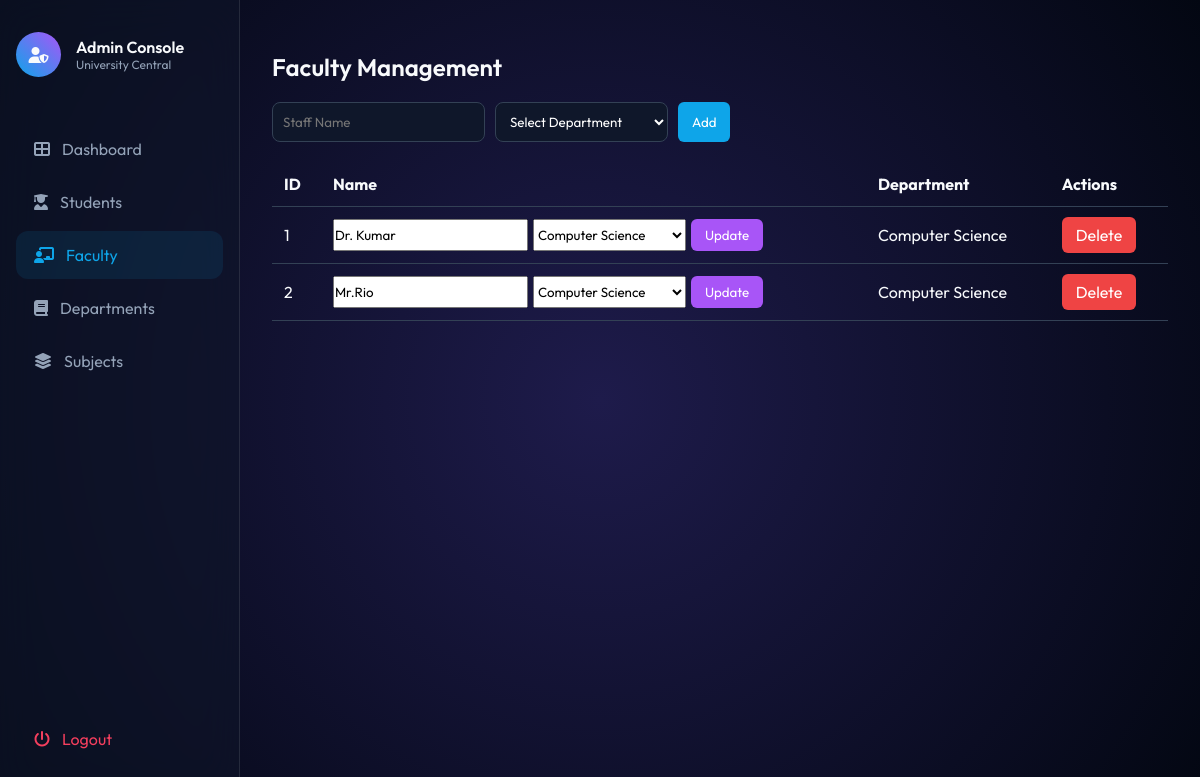
The page /homepage?page=staff (signed in) on the database as committed earlier.
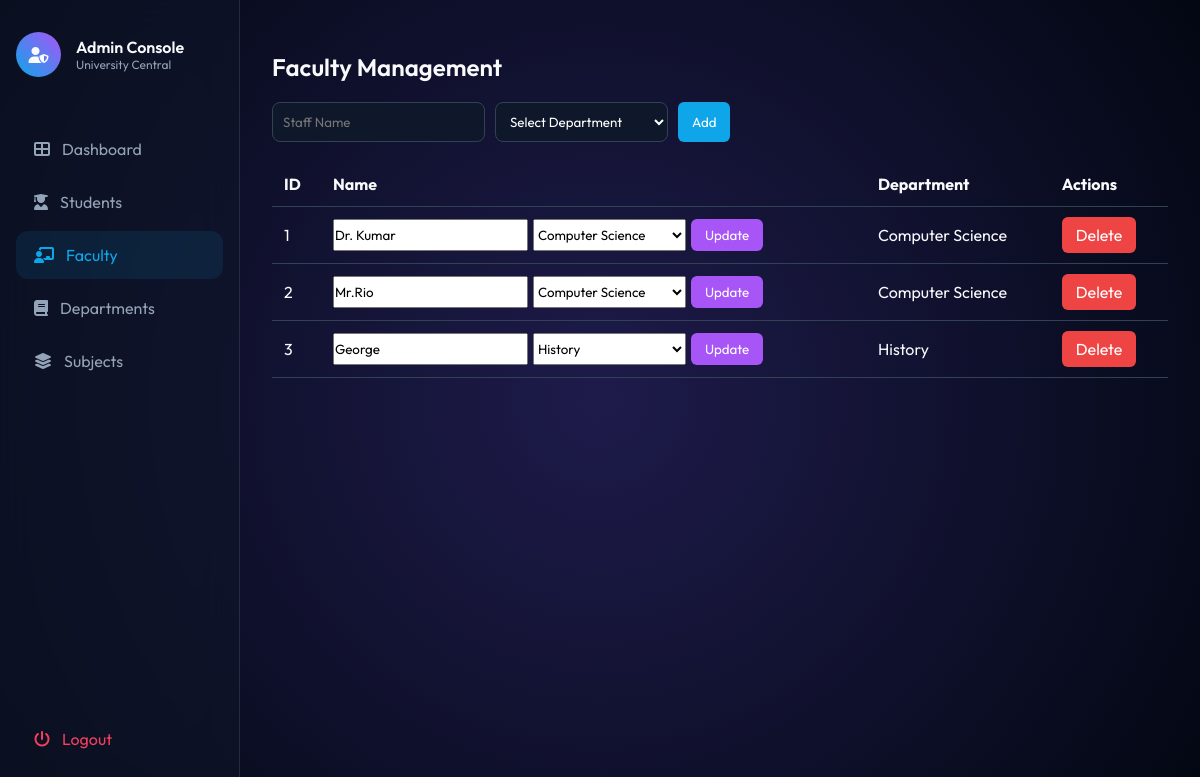
The same page on the database as committed later.
### app.py (models this page shows)
class Staff(db.Model):
    staff_id = db.Column(db.Integer, primary_key=True)
    name = db.Column(db.String(100))
    dept_id = db.Column(db.Integer, db.ForeignKey('department.dept_id'))
    subjects = db.relationship("Subject", backref="staff", lazy=True)

class Department(db.Model):
    dept_id = db.Column(db.Integer, primary_key=True)
    dept_name = db.Column(db.String(100), nullable=False)
    students = db.relationship("Student", backref="department", lazy=True)
    staffs = db.relationship("Staff", backref="department", lazy=True)
    subjects = db.relationship("Subject", backref="department", lazy=True)

### app.py (the view)
@app.route("/homepage")
def homepage():
    if not session.get("admin"):
        return redirect("/")
    page = request.args.get("page", "dashboard")
    departments = Department.query.all()
    students = Student.query.all()
    staffs = Staff.query.all()
    subjects = Subject.query.all()
    student_count = Student.query.count()
    staff_count = Staff.query.count()
    dept_count = Department.query.count()
    subject_count = Subject.query.count()
    return render_template(
        "index.html",
        page=page,
        departments=departments,
        students=students,
        staffs=staffs,
        subjects=subjects,
        student_count=student_count,
        staff_count=staff_count,
        dept_count=dept_count,
        subject_count=subject_count
    )

### templates/index.html (shortened to what this page needs)
<!DOCTYPE html>
<html lang="en">
<head>
    <link rel="stylesheet" href="https://cdnjs.cloudflare.com/ajax/libs/font-awesome/6.5.0/css/all.min.css">
    <link rel="stylesheet" href="{{ url_for('static', filename='index.css') }}">
</head>
<body>
    <aside>
        <div class="user-header">
            <div class="user-avatar"><i class="fas fa-user-shield"></i></div>
            <div>
                <p style="font-weight:600;">Admin Console</p>
                <p style="font-size:12px;color:#94a3b8;">University Central</p>
            </div>
        </div>
        <nav>
            <a href="/homepage" class="nav-link {% if page == 'dashboard' %}active{% endif %}">
                <i class="fas fa-th-large"></i> Dashboard
            </a>
            <a href="/homepage?page=student" class="nav-link {% if page == 'student' %}active{% endif %}">
                <i class="fas fa-user-graduate"></i> Students
            </a>
            <a href="/homepage?page=staff" class="nav-link {% if page == 'staff' %}active{% endif %}">
                <i class="fas fa-chalkboard-teacher"></i> Faculty
            </a>
            <a href="/homepage?page=department" class="nav-link {% if page == 'department' %}active{% endif %}">
                <i class="fas fa-book"></i> Departments
            </a>
            <a href="/homepage?page=subject" class="nav-link {% if page == 'subject' %}active{% endif %}">
                <i class="fas fa-layer-group"></i> Subjects
            </a>
        </nav><a href="/logout" class="nav-link logout"><i class="fas fa-power-off"></i> Logout</a>
    </aside>
    <main>
        <div class="content">
            {% if page == "staff" %}
            <div class="crud-container">
                <h2 class="section-title">Faculty Management</h2>
                <form action="/staff/add" method="POST" class="crud-form">
                    <input type="text" name="name" placeholder="Staff Name" required>
                    <select name="dept_id" required>
                        <option value="">Select Department</option>
                    </select>
                    <button class="btn btn-add">Add</button>
                </form>
                <table class="crud-table">
                    <tr>
                        <th>ID</th>
                        <th>Name</th>
                        <th>Department</th>
                        <th>Actions</th>
                    </tr>
                    {% for st in staffs %}
                    <tr>
                        <td>{{ st.staff_id }}</td>
                        <td>
                            <form action="/staff/edit/{{ st.staff_id }}" method="POST" class="inline-form">
                                <input type="text" name="name" value="{{ st.name }}" required>
                                <select name="dept_id">
                                    {% for dept in departments %}
                                    <option value="{{ dept.dept_id }}" {% if dept.dept_id==st.dept_id %}selected{% endif
                                        %}>
                                        {{ dept.dept_name }}
                                    </option>
                                    {% endfor %}
                                </select>
                                <button class="btn btn-edit">Update</button>
                            </form>
                        </td>
                        <td>{{ st.department.dept_name }}</td>
                        <td>
                            <a href="/staff/delete/{{ st.staff_id }}" class="btn btn-delete"
                                onclick="return confirm('Delete this staff?')">
                                Delete
                            </a>
                        </td>
                    </tr>
                    {% endfor %}
                </table>
            </div>
            {% endif %}
        </div>
    </main>
</body>
</html>

Rows that differ between the two databases and show on the page:
added Staff: staff_id "3", name "George", dept_id "History", department.dept_name "History"
